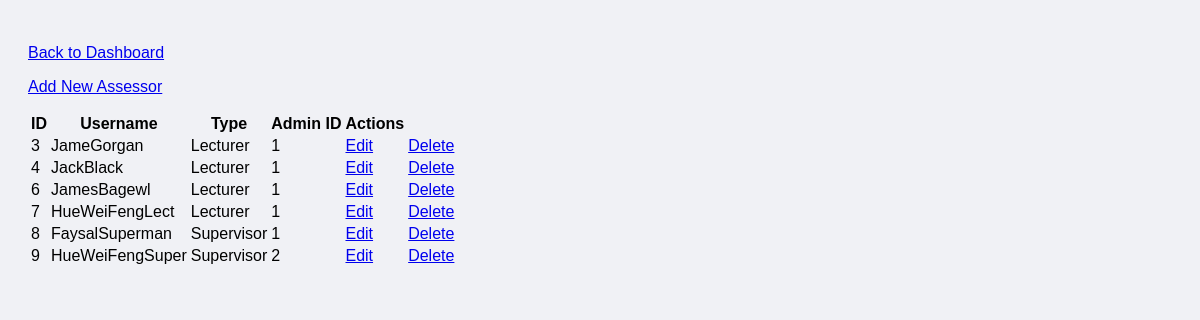
Page /AdminDashboard/Databases/AssessorDatabase.php (signed in) on the committed database.
### tables this page shows
CREATE TABLE `assesoraccountlist` (
  `AssessorAccountID` int(11) NOT NULL,
  `Password` varchar(100) NOT NULL,
  `Username` varchar(100) NOT NULL,
  `AdminAccountID` int(11) NOT NULL,
  `AssesorType` enum('Lecturer','Supervisor') NOT NULL
);

### ExecutePStatement.php (called while the page is built, shortened)
<?php
function executePreparedStatement($sql, $params) {
    global $conn;
    $stmt = $conn->prepare($sql);
    if (stripos($sql, "SELECT") === 0) {
        $stmt->execute();
        $result = $stmt->get_result();
    } else {
        $result = $stmt->execute();
    }
    return $result;
}
?>

### AdminDashboard/Databases/AssessorDatabase.php (the view, shortened to what this page needs)
<?php
include '../../Connection.php';
include '../../ExecutePStatement.php';
$AssessorList = "SELECT * FROM assesoraccountlist";
$AssessorResult = executePreparedStatement($AssessorList, []);
?>
<!DOCTYPE html>
<html lang="en">
<head>
    <link rel="stylesheet" href="CssFiles/AssessorDashBoard.css">
</head>
<body>
    <p><a href="../../AdminDashboard.php">Back to Dashboard</a></p>
    <p><a href="../AssessorFunctions/AddAssessor.php">Add New Assessor</a></p>
    <table>
        <tr>
            <th>ID</th>
            <th>Username</th>
            <th>Type</th>
            <th>Admin ID</th>
            <th>Actions</th>
        </tr>
        <?php
            while ($row = $AssessorResult->fetch_assoc()) {
                $id       = $row['AssessorAccountID'];
                $user     = $row['Username'];
                $type     = $row['AssesorType'];
                $adminID  = $row['AdminAccountID'];
                echo "<tr>";
                echo "<td>" . $id . "</td>";
                echo "<td>" . $user . "</td>";
                echo "<td>" . $type . "</td>";
                echo "<td>" . $adminID . "</td>";
                echo "<td><a href='../AssessorFunctions/EditAssessor.php?id=" . $row['AssessorAccountID'] . "'>Edit</a></td>";
                echo "<td><a href='../AssessorFunctions/DeleteAssessor.php?id=" . $row['AssessorAccountID'] . "'>Delete</a></td>";
                echo "</tr>";
            }
        ?>
    </table>
</body>
</html>

### CssFiles/AssessorDashBoard.css (style rules this page uses)
body { font-family: "Bricolage Grotesque", sans-serif; padding: 20px; }
body { background-color: #f0f1f5 ; }

### rows in the picture
assesoraccountlist: AssessorAccountID "3", Username "JameGorgan", AssesorType "Lecturer", AdminAccountID "1"
assesoraccountlist: AssessorAccountID "4", Username "JackBlack", AssesorType "Lecturer", AdminAccountID "1"
assesoraccountlist: AssessorAccountID "6", Username "JamesBagewl", AssesorType "Lecturer", AdminAccountID "1"
assesoraccountlist: AssessorAccountID "7", Username "HueWeiFengLect", AssesorType "Lecturer", AdminAccountID "1"
assesoraccountlist: AssessorAccountID "8", Username "FaysalSuperman", AssesorType "Supervisor", AdminAccountID "1"
assesoraccountlist: AssessorAccountID "9", Username "HueWeiFengSuper", AssesorType "Supervisor", AdminAccountID "2"
